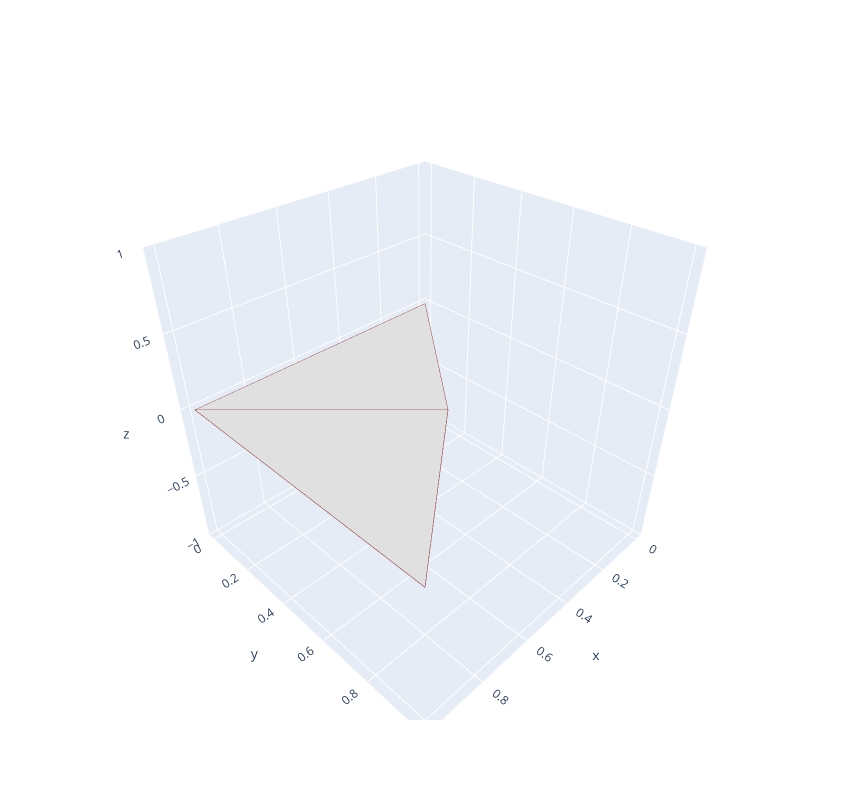

The notebook cell saved with this chart:
### Markdown cell above
### Test function
Code below tests the `delaunay_edge` function

### Code cell
m_test = hmesh.Manifold()
m_test.add_face([[0.0,0.0,0.0],[1.0,0.0,0.0],[1.0,1.0,0.0]])
m_test.add_face([[0.0,0.0,0.0],[1.0,1.0,0.0],[0.45,0.55,0.0]])
hmesh.stitch(m_test)
jd.display(m_test)
for h in m_test.halfedges():
    if not delaunay_edge(m_test, h):
        m_test.flip_edge(h)
        print("flipped")
    print("no flip")
jd.display(m_test)

### Figure 1 — Plotly figure (JSON) as saved in the notebook; plotly's stock layout.template omitted (floating-point values rounded to 4 significant figures)
{"data": [{"color": "#dddddd", "flatshading": false, "i": [5, 1], "j": [0, 2], "k": [1, 5], "type": "mesh3d", "x": [0, 1, 1, 0, 1, 0.45], "y": [0, 0, 1, 0, 1, 0.55], "z": [0, 0, 0, 0, 0, 0]}, {"hoverinfo": "none", "line": {"color": "rgb(125,0,0)", "width": 1}, "mode": "lines", "type": "scatter3d", "x": [0, 1, null, 1, 1, null, 1, 0.45, null, 1, 0.45, null, 0.45, 0, null], "y": [0, 0, null, 0, 1, null, 0, 0.55, null, 1, 0.55, null, 0.55, 0, null], "z": [0, 0, null, 0, 0, null, 0, 0, null, 0, 0, null, 0, 0, null]}], "layout": {"height": 800, "scene": {"aspectmode": "data"}, "width": 850}}
